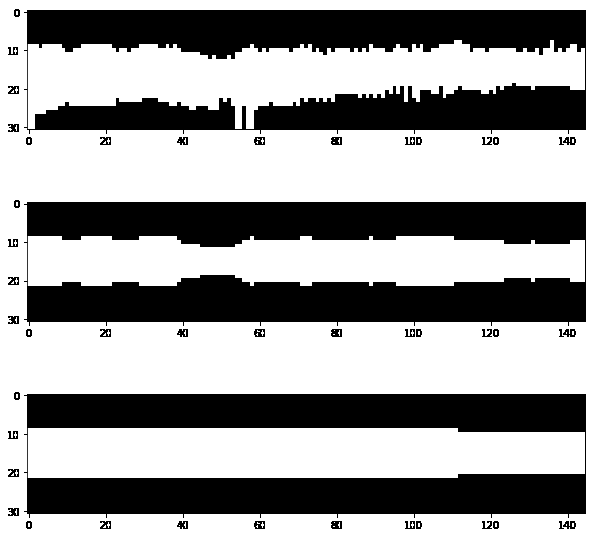
#> input picture Images/diam.png, 595 x 537 px, given in place of PATH, which was not available
$ python main.py
#> lines starting #> are read from the running program, lines starting #| are printed output that depends on the picture; after the words box and inside, x2 and y2 are one past the last pixel; in counts of white or black regions, pixels touching at a corner belong together; pictures that were not available may be replaced by others from this repository, and a replacement may not be noted
#> further down, img is the input picture: shape (537, 595, 3); min 0, max 255, mean 155.4
### diameter_calc.py
"""
===========================
@Author  : Pranjal Rai
@Version: 1.0    12/07/2020
Vessel diameter estimation
===========================
"""


import cv2
import numpy as np
import matplotlib.pyplot as plt
import math
import vessel_select


# Find perpendicular direction
# [67 lines left out: functions perpendicluar, interpolate, cluster, dia_color_min, not called in this run]


def diameter(img):

    g = img[:,:,1]
    # Selected centerline
    point, dl = vessel_select.select(img)


    # Finding normal points for each centreline point and stroing their coordinates and values
    tempo = g.copy()
    nrp = []
    nrv = []
    for j in range(3, point.shape[0] - 3, 1):
        vx = point[j+ 3][0][0] - point[j- 3][0][0]
        vy = point[j+ 3][0][1] - point[j- 3][0][1]
        (Cx, Cy, Dx, Dy) = perpendicluar(point[j][0][0], point[j][0][1], vx,
                                         vy, int(dl)) #disctance to be 40
        cv2.line(tempo, (int(Cx), int(Cy)), (int(Dx), int(Dy)), 255, thickness=1)
        D = int(2*dl) #dyatance is 40
        normal_points = []
        values = []
        normal_points.append((Dy, Dx))
        values.append(interpolate(g, Dy, Dx))
        for i in range(1, D): #from 1 to D-1 for D-1 points at distance of 1 pixe
                part = ((((D-i)*Dy+i*Cy))/D, (((D-i)*Dx+i*Cx))/D)
                normal_points.append(part)
                values.append(interpolate(g, (((D-i)*Dy+i*Cy))/D, (((D-i)*Dx+i*Cx))/D ))
        normal_points.append((Cy, Cx))
        values.append(interpolate(g, Cy, Cx))
        nrp.append(np.array(normal_points))
        nrv.append(np.array(values))
    nrp = np.array(nrp)
    nrv = np.array(nrv)

    # [8 lines of commented-out code are left out]


    X = np.arange(0, nrv.shape[1]).reshape(1, -1)
    Y = np.arange(0, nrv.shape[0]).reshape(-1, 1)
    Z = nrv

    # 3D feature map

    '''
    fig = plt.figure(figsize=(12,7))
    ax1 = fig.add_subplot(111, projection='3d')


    mycmap = plt.get_cmap('gist_earth')
    ax1.set_title('Vessel histogram map')
    ax1.set_xlabel('Points normal to the vessel profile')
    ax1.set_ylabel('Points along the vessel profile')
    ax1.set_zlabel('Interpolated intensity')
    surf1 = ax1.plot_surface(X, Y, Z, cmap=mycmap)
    fig.colorbar(surf1, ax=ax1, shrink=0.5, aspect=5)

    plt.show()
    '''

    # Clustering points along each normal
    L = np.zeros(Z.shape)
    Zc = np.zeros(Z.shape)
    for i in range(Z.shape[0]):
        Zc[i, :], L[i,:] = cluster(Z[i,:])

    im_dia = np.ones(Z.shape)

    # CLR correction i.e, joining broken lines along every normal
    for i in range(L.shape[0]):
        pred = dia_color_min(Zc[i])
        kernel = np.ones((5, 1), np.uint8)
        d_dia = cv2.dilate(pred, kernel)
        e_dia = cv2.erode(d_dia, kernel)
        im_dia[i] = e_dia.reshape(-1)

    #plt.figure(figsize=(10, 10))

    #plt.subplot(3, 1, 1)
    #plt.imshow(im_dia.T, cmap='gray')

    # joining broken lines along the centreline
    kernel = np.ones((5, 1), np.uint8)
    im_d_dia = cv2.dilate(im_dia, kernel)
    im_e_dia = cv2.erode(im_d_dia, kernel)

    #plt.subplot(3, 1, 2)
    #plt.imshow(im_e_dia.T, cmap='gray')

    # using symmetry to remove unwanted false positives
    im_e_dia_rev = im_e_dia.copy()
    for i in range(im_e_dia.T.shape[0]):
        im_e_dia_rev.T[i] = im_e_dia.T[im_dia.T.shape[0]-1-i]

    pred_dia_cl = cv2.bitwise_and(im_e_dia, im_e_dia_rev, mask=None)

    # Finally smoothing the profile edges by joining pixels which are horizontally at a distance less than 20px
    kernel = np.ones((20, 1), np.uint8)
    pred_d_dia = cv2.dilate(pred_dia_cl, kernel)
    pred_e_dia = cv2.erode(pred_d_dia, kernel)

    #plt.subplot(3, 1, 3)
    #plt.imshow(pred_e_dia.T, cmap='gray')


    #Storing the diameters
    diameters = []

    for i in range(im_e_dia.shape[0]):
        dia = np.sum(1*(pred_e_dia[i]!=0))
        diameters.append(dia)


    diameters = np.array(diameters).reshape(len(diameters), 1)
    print('Average diameter length:', np.mean(diameters))
    print('Median diameter length:', np.median(diameters))
    print('Standard deviation:', np.std(diameters)/len(diameters))


    # Drawing rough diameters on the image
    final_ann = img.copy()

    for j in range(3, point.shape[0] - 3, 1):
        vx = point[j+ 3][0][0] - point[j- 3][0][0]
        vy = point[j+ 3][0][1] - point[j- 3][0][1]
        (Cx, Cy, Dx, Dy) = perpendicluar(point[j][0][0], point[j][0][1], vx,
                                         vy, diameters[i]//2) #disctance to be 40
        cv2.line(final_ann, (int(Cx), int(Cy)), (int(Dx), int(Dy)), (0, 0, 0), thickness=1)

    cv2.namedWindow('image', cv2.WINDOW_NORMAL)
    cv2.resizeWindow('image', (int(final_ann.shape[1]/2), int(final_ann.shape[0]/2)))
    cv2.moveWindow('image', 40,30)  # Move it to (40,30)
    cv2.imshow('image', final_ann)
    cv2.waitKey()
    cv2.destroyAllWindows()

### segment.py
"""
===========================
@Author  : Pranjal Rai
@Version: 1.0    12/07/2020
Retinal vessel segmentation
===========================
"""


import cv2
import numpy as np
import matplotlib.pyplot as plt
import math


def seg(img, t=8, A=200,L=50):

    # t: Threshold => the threshold used to segment the image (value of 8-10 works best. Otsu and Isodata values do not led to best result)
    # A: Threshold area => All the segments less than A in area are to be removed and considered as noise
    # L: Threshold length => All the centrelines less than L in length are to be removed

    # Resize image to ~(1000px, 1000px) for best results

    # Green Channel
#> called with t = 8, A = 200, L = 50
    g = img[:,:,1]

    #Creating mask for restricting FOV
    _, mask = cv2.threshold(g, 10, 255, cv2.THRESH_BINARY)
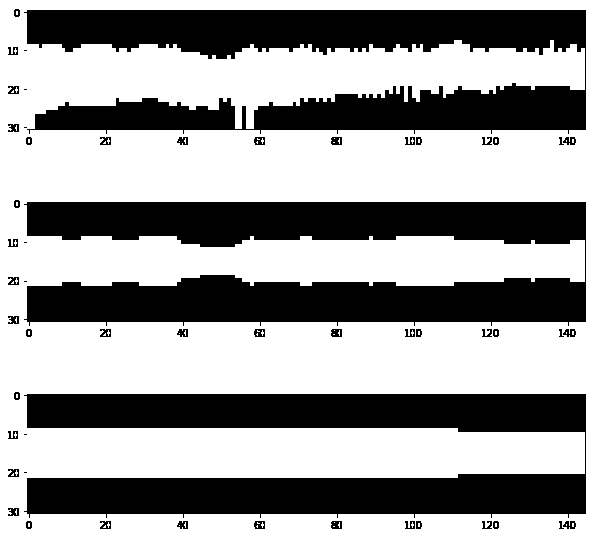
#> mask: shape (537, 595); 61% white; 55 black regions (7 under 20 px), largest, box (x1, y1, x2, y2) and area: (24, 202, 586, 326) 43420, (24, 394, 586, 518) 40234, (24, 10, 586, 134) 38659
    kernel = cv2.getStructuringElement(cv2.MORPH_ELLIPSE, (15, 15))
    mask = cv2.erode(mask, kernel, iterations=3)
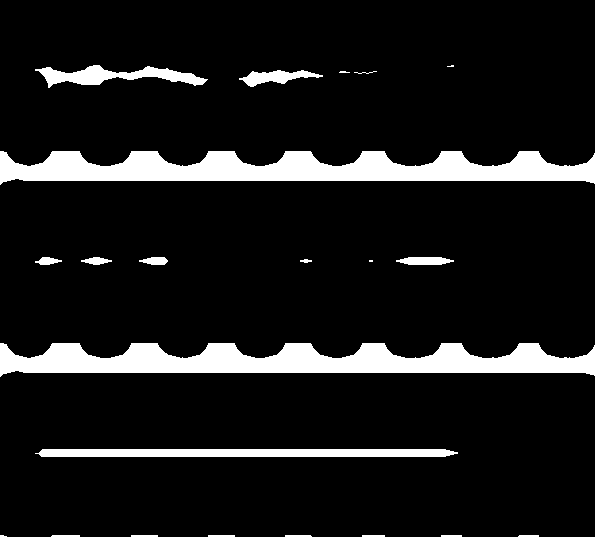
#> mask: shape (537, 595); 10.4% white; 22 white regions (4 under 20 px), largest, box (x1, y1, x2, y2) and area: (0, 151, 595, 185) 13068, (0, 343, 595, 377) 13068, (35, 449, 458, 457) 3299

    # CLAHE and background estimation
    clahe = cv2.createCLAHE(clipLimit = 3, tileGridSize=(9,9))
    g_cl = clahe.apply(g)
    g_cl1 = cv2.medianBlur(g_cl, 5)
    bg = cv2.GaussianBlur(g_cl1, (55, 55), 0)
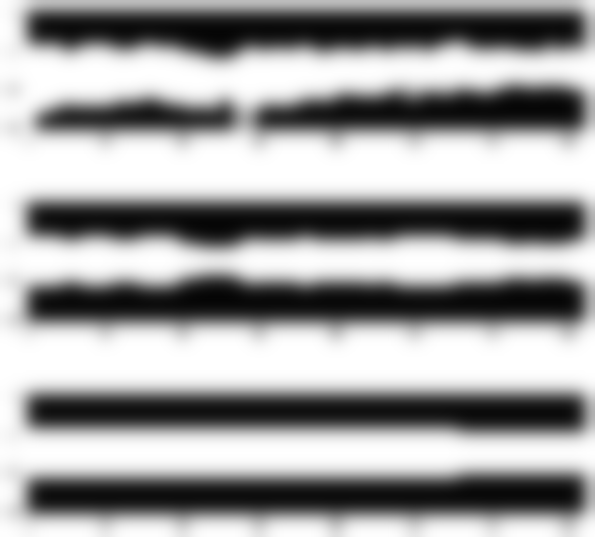
#> bg: shape (537, 595); min 5, max 255, mean 157.7

    # Background subtraction
    norm = np.float32(bg) - np.float32(g_cl1)
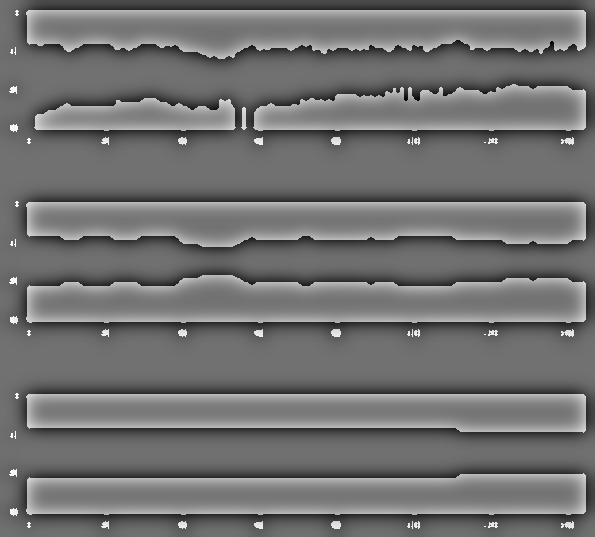
#> norm: shape (537, 595) float32; min -192, max 240, mean -0.1; drawn with min black and max white
    norm = norm*(norm>0)
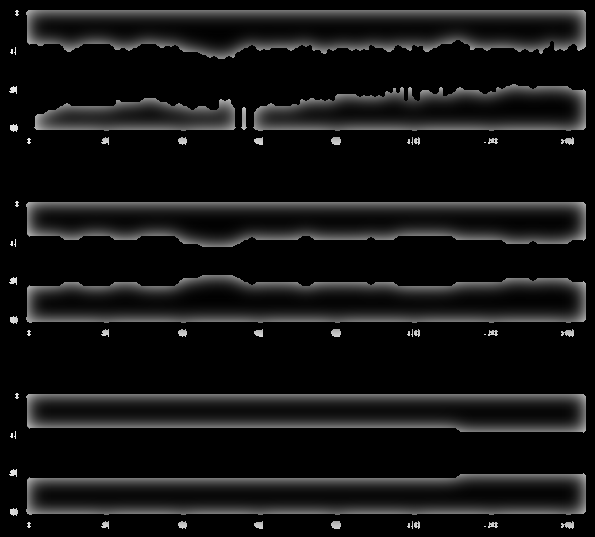
#> norm: shape (537, 595) float32; min 0, max 240, mean 20

    # Thresholding for segmentation
    _, t = cv2.threshold(norm, t, 255, cv2.THRESH_BINARY)
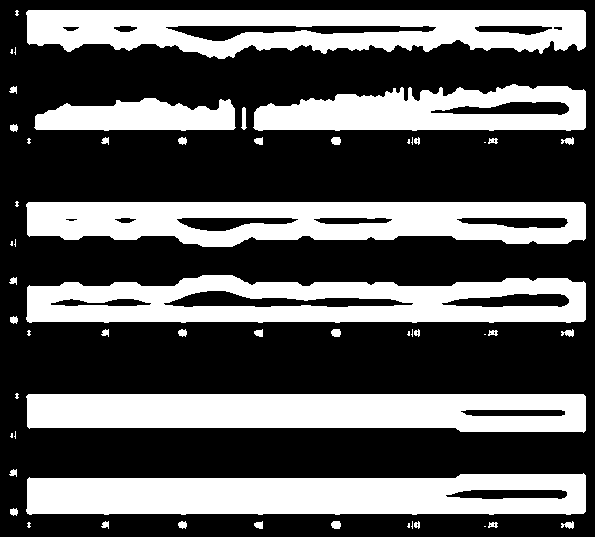
#> t: shape (537, 595) float32; 35.2% white; 56 white regions (21 under 20 px), largest, box (x1, y1, x2, y2) and area: (26, 473, 586, 515) 19774, (26, 394, 586, 433) 18925, (26, 10, 586, 59) 18908

    # Removing noise points by coloring the contours
    t = np.uint8(t)
#> t: shape (537, 595); 35.2% white; 56 white regions (21 under 20 px)
    th = t.copy()
    contours, hierarchy = cv2.findContours(t, cv2.RETR_TREE, cv2.CHAIN_APPROX_NONE)
#> contours = 81 contours, 30 with area under 20; largest, box (x1, y1, x2, y2) and area: (26, 275, 586, 323) 21672, (26, 10, 586, 59) 20840, (26, 202, 586, 247) 20518, (26, 473, 586, 515) 20080, (26, 394, 586, 433) 18924
    for c in contours:
        if ( cv2.contourArea(c)< A):
            cv2.drawContours(th, [c], 0, 0, -1)
#> this loop made 81 passes
#> c on passes 1, 4, 24, 27, 53, 56: [[484, 526], [485, 526]], [[489, 525], [490, 524], [491, 525], [490, 526]], [[484, 334], [485, 334]], [[489, 333], [490, 332], [491, 333], [490, 334]], [[484, 142], [485, 142]], [[489, 141], [490, 140], [491, 141], [490, 142]]
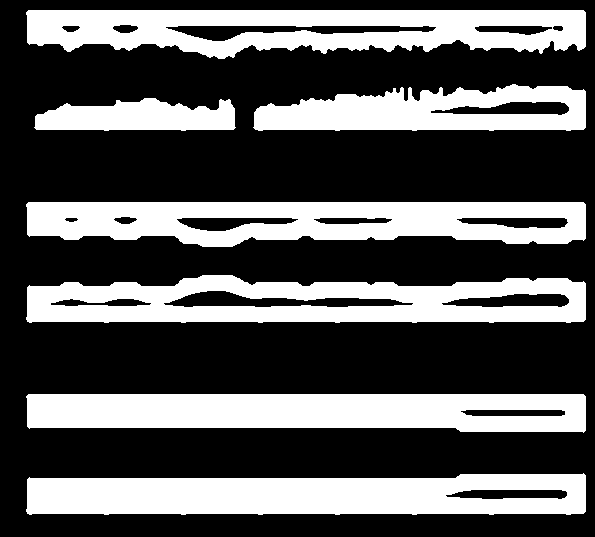
#> th: shape (537, 595); 34.6% white; 7 white regions, largest, box (x1, y1, x2, y2) and area: (26, 473, 586, 515) 19774, (26, 394, 586, 433) 18925, (26, 10, 586, 59) 18803
    th = th*(mask/255)
#> th: shape (537, 595) float64; every value is 0
    th = np.uint8(th)
#> th: shape (537, 595); every value is 0
    #plt.imshow(th, cmap='gryay')  # THE SEGMENTED IMAGE

    # Distance transform for maximum diameter
    vessels = th.copy()
    _,ves = cv2.threshold(vessels, 30, 255, cv2.THRESH_BINARY)
    dist = cv2.distanceTransform(vessels, cv2.DIST_L2, 3)
#> dist: shape (537, 595) float32; every value is 0
    _,mv,_,mp = cv2.minMaxLoc(dist)
#> mv = 0; mp = (0, 0)
    print("Maximum diameter:",mv*2,"at the point:", mp)
#| Maximum diameter: 0.0 at the point: (0, 0)
    print("Select the vessel and press Q after selection.")

    # Centerline extraction using Zeun-Shang's thinning algorithm
    # Using opencv-contrib-python which provides very fast and efficient thinning algorithm
    # The package can be installed using pip
    thinned = cv2.ximgproc.thinning(th)

    # Filling broken lines via morphological closing using a linear kernel
    kernel = np.ones((1, 10), np.uint8)
    d_im = cv2.dilate(thinned, kernel)
    e_im = cv2.erode(d_im, kernel)
    num_rows, num_cols = thinned.shape
    for i in range (1, 360//15):
        rotation_matrix = cv2.getRotationMatrix2D((num_cols/2, num_rows/2), 15*i, 1)
        img_rotation = cv2.warpAffine(thinned, rotation_matrix, (num_cols, num_rows))
        temp_d_im = cv2.dilate(img_rotation, kernel)
        temp_e_im = cv2.erode(temp_d_im, kernel)
        rotation_matrix = cv2.getRotationMatrix2D((num_cols/2, num_rows/2), -15*i, 1)
        im = cv2.warpAffine(temp_e_im, rotation_matrix, (num_cols, num_rows))
        e_im = np.maximum(im, e_im)
#> this loop made 23 passes

    # Skeletonizing again to remove unwanted noise
    thinned1 = cv2.ximgproc.thinning(e_im)
    thinned1 = thinned1*(mask/255)

    # Removing bifurcation points by using specially designed kernels
    # Can be optimized further! (not the best implementation)
    thinned1 = np.uint8(thinned1)
    thh = thinned1.copy()
    hi = thinned1.copy()
    thi = thinned1.copy()
    hi = cv2.cvtColor(hi, cv2.COLOR_GRAY2BGR)
#> hi: shape (537, 595, 3); every value is 0
    thi = cv2.cvtColor(thi, cv2.COLOR_GRAY2BGR)
    thh = thh/255
    kernel1 = np.array([[1,0,1],[0,1,0],[0,1,0]])
    kernel2 = np.array([[0,1,0],[1,1,1],[0,0,0]])
    kernel3 = np.array([[0,1,0],[0,1,1],[1,0,0]])
    kernel4 = np.array([[1,0,1],[0,1,0],[0,0,1]])
    kernel5 = np.array([[1,0,1],[0,1,0],[1,0,1]])
    kernels = [kernel1, kernel2, kernel3, kernel4, kernel5]
    for k in kernels:
        k1 = k
        k2 = cv2.rotate(k1, cv2.ROTATE_90_CLOCKWISE)
        k3 = cv2.rotate(k2, cv2.ROTATE_90_CLOCKWISE)
        k4 = cv2.rotate(k3, cv2.ROTATE_90_CLOCKWISE)
        ks = [k1, k2, k3, k4]
        for kernel in ks:
            th = cv2.filter2D(thh, -1, kernel)
            for i in range(th.shape[0]):
                for j in range(th.shape[1]):
                    if(th[i,j]==4.0):
                        cv2.circle(hi, (j, i), 2, (0, 255, 0), 2)
                        cv2.circle(thi, (j, i), 2, (0, 0, 0), 2)
#> this loop made 5 passes
#> (k2, k3, k4) on passes 1 to 4: ([[0, 0, 1], [1, 1, 0], [0, 0, 1]], [[0, 1, 0], [0, 1, 0], [1, 0, 1]], [[1, 0, 0], [0, 1, 1], [1, 0, 0]]), ([[0, 1, 0], [0, 1, 1], [0, 1, 0]], [[0, 0, 0], [1, 1, 1], [0, 1, 0]], [[0, 1, 0], [1, 1, 0], [0, 1, 0]]), ([[1, 0, 0], [0, 1, 1], [0, 1, 0]], [[0, 0, 1], [1, 1, 0], [0, 1, 0]], [[0, 1, 0], [1, 1, 0], [0, 0, 1]]), ([[0, 0, 1], [0, 1, 0], [1, 0, 1]], [[1, 0, 0], [0, 1, 0], [1, 0, 1]], [[1, 0, 1], [0, 1, 0], [1, 0, 0]])

    #plt.figure(figsize=(20, 14))
    thi = cv2.cvtColor(thi, cv2.COLOR_BGR2GRAY)
    #plt.imshow(hi, cmap='gray')  # This image shows all the bifurcation points

    # Removing centerlines which are smaller than L=50 px in length
    cl = thi.copy()
    contours, hierarchy = cv2.findContours(thi, cv2.RETR_TREE, cv2.CHAIN_APPROX_NONE)
#> contours = []
    for c in contours:
        if (c.size<L):
            cv2.drawContours(cl, [c], 0, 0, -1)
#> this loop made 0 passes


    # Centerline superimposed on green channel
    colors = [(100, 0, 150), (102, 0, 255), (0, 128, 255), (255, 255, 0), (10, 200, 10)]
    colbgr = [(193, 182, 255), (255, 0, 102), (255, 128, 0), (0, 255, 255), (10, 200, 10)]

    im = g.copy()
    im = cv2.cvtColor(im, cv2.COLOR_GRAY2BGR)
    thc = cl
    thh = thc.copy()
    thh = cv2.cvtColor(thh, cv2.COLOR_GRAY2BGR)
    contours, heirarchy = cv2.findContours(thc, cv2.RETR_LIST, cv2.CHAIN_APPROX_NONE)
    for c in contours:

            color = np.random.randint(len(colors))
            cv2.drawContours(im, c, -1, colbgr[color], 2, cv2.LINE_AA)


    # [9 lines of commented-out code are left out]
    d = mv*1.5
#> d = 0

    return im, cl, d

### vessel_select.py
"""
===========================
@Author  : Pranjal Rai
@Version: 1.0    12/07/2020
Selection of vessel segment
===========================
"""


import cv2
import numpy as np
import matplotlib.pyplot as plt
import math
import segment


# Some global variables
ims=0
para=True
para1=True
contour=0
ps=0
imggg=0
C=0
parts = []
index = -1
ims1 = 0
ps1=0


# Find the closest contour to the selected point
# [73 lines left out: functions cont, draw_c, distance_min, select_part, draw_part, not called in this run]


def select(img):
    global ims, para, contour, ps, imggg, C, parts, index, para1, ims1, ps1


    # Segmentation
    im, cl, d = segment.seg(img)
#> d = 0

    # Setting values of the global variables
    ps = cl.copy()
    imggg = im
    j = imggg.copy()
    ims = imggg.copy()
    C = np.zeros(ims.shape, np.uint8)
    contour = None
    para = True

    # Selction of contour
    cv2.namedWindow('image', cv2.WINDOW_NORMAL)
    cv2.resizeWindow('image', (int(im.shape[1]/2), int(im.shape[0]/2)))
    cv2.moveWindow('image', 40,0)
    cv2.setMouseCallback('image',draw_c)

    while(1):
        cv2.imshow('image',ims)
        k = cv2.waitKey(1) & 0xFF
#> (key q is pressed here)
        if k == ord('q'):
            break
    cv2.destroyAllWindows()


    # Finding all the points on the contour
    Cp = cv2.cvtColor(C, cv2.COLOR_BGR2GRAY)
    point = cv2.findNonZero(Cp)
#> point = None

    # Taking as input the number of parts to which the contour should be divided
    num_parts = input("In how many parts you want to divide the selected vessel (Please enter an integer <=5):  ")
#> the answer given: 1
    #print(point.shape)
    print("Select the required part and press Q.")

#> (the run stopped early here; a loop or call above may not have finished)

$ run again, on Images/diameter.png
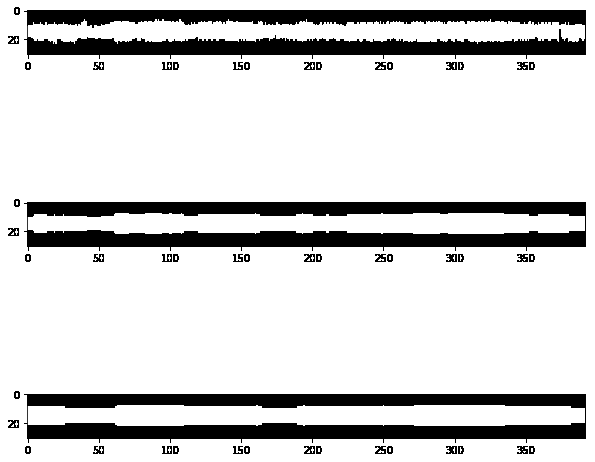
#> input picture Images/diameter.png, 595 x 462 px, given in place of PATH, which was not available
#> img is the input picture: shape (462, 595, 3); min 0, max 255, mean 211
#> in seg, `mask = cv2.erode(mask, kernel, iterations=3)`:
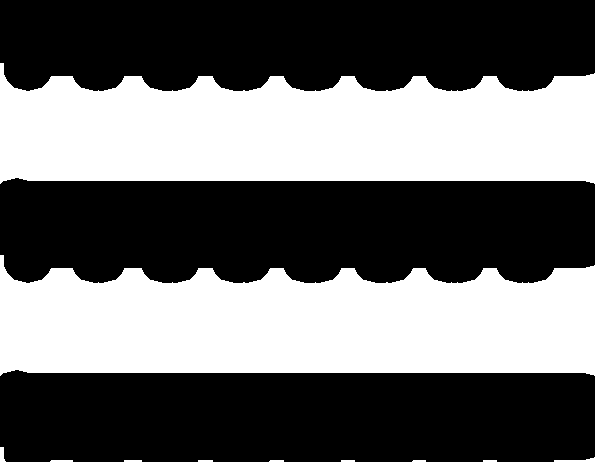
#> mask: shape (462, 595); 41.9% white; 11 white regions, largest, box (x1, y1, x2, y2) and area: (0, 63, 595, 184) 57394, (0, 255, 595, 376) 57394, (554, 457, 595, 462) 97
#> in seg, `contours, hierarchy = cv2.findContours(t, cv2.RETR_TREE, cv2.CHAIN_APP..`: contours = 69 contours, 36 with area under 20; largest, box (x1, y1, x2, y2) and area: (26, 37, 586, 56) 7692, (26, 229, 586, 248) 7556, (27, 422, 586, 440) 7331, (26, 10, 586, 26) 6509, (26, 202, 586, 218) 6402
#> the loop in seg, `for c in contours:` made 69 passes
#> c on passes 4, 8, 12, 27, 31, 35, 50, 54: [[240, 449], [241, 448], [242, 449], [241, 450]], [[525, 449], [526, 448], [527, 449], [526, 450]], [[383, 449], [384, 448], [385, 449], [384, 450]], [[240, 257], [241, 256], [242, 257], [241, 258]], [[525, 257], [526, 256], [527, 257], [526, 258]], [[383, 257], [384, 256], [385, 257], [384, 258]], [[240, 65], [241, 64], [242, 65], [241, 66]], [[525, 65], [526, 64], [527, 65], [526, 66]]
#> after the loop in seg, `for c in contours:`:
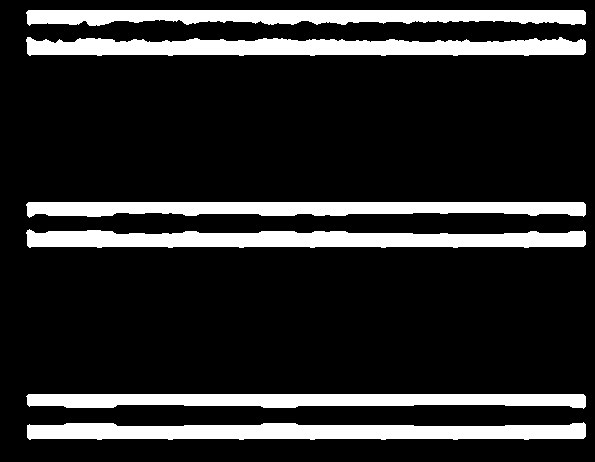
#> th: shape (462, 595); 16.4% white; 6 white regions, box (x1, y1, x2, y2) and area: (26, 37, 586, 56) 8265, (26, 229, 586, 248) 8128, (27, 422, 586, 440) 7902, (26, 10, 586, 26) 7080, (26, 202, 586, 218) 6972, (26, 394, 586, 409) 6747
#> dist: shape (462, 595) float32; every value is 0
#> mv = 0; mp = (0, 0)
#| Maximum diameter: 0.0 at the point: (0, 0)
#> the loop in seg, `for i in range (1, 360//15):` made 23 passes
#> hi: shape (462, 595, 3); every value is 0
#> the loop in seg, `for k in kernels:` made 5 passes
#> (k2, k3, k4) on passes 1 to 4: ([[0, 0, 1], [1, 1, 0], [0, 0, 1]], [[0, 1, 0], [0, 1, 0], [1, 0, 1]], [[1, 0, 0], [0, 1, 1], [1, 0, 0]]), ([[0, 1, 0], [0, 1, 1], [0, 1, 0]], [[0, 0, 0], [1, 1, 1], [0, 1, 0]], [[0, 1, 0], [1, 1, 0], [0, 1, 0]]), ([[1, 0, 0], [0, 1, 1], [0, 1, 0]], [[0, 0, 1], [1, 1, 0], [0, 1, 0]], [[0, 1, 0], [1, 1, 0], [0, 0, 1]]), ([[0, 0, 1], [0, 1, 0], [1, 0, 1]], [[1, 0, 0], [0, 1, 0], [1, 0, 1]], [[1, 0, 1], [0, 1, 0], [1, 0, 0]])
#> in seg, `contours, hierarchy = cv2.findContours(thi, cv2.RETR_TREE, cv2.CHAIN_A..`: contours = []
#> in seg, `d = mv*1.5`: d = 0
#> point = None
